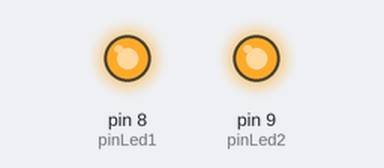
Recording of a sketch running on a simulated Arduino Uno, built with avr-gcc and run on an emulated ATmega328P. Parts: output pins drawn as LEDs (lit = HIGH).

Above: at 0.1 s.
Timing chart, 0 to 1.6 s (numbered marks = the images above):
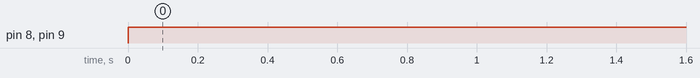

Measured:
- by itself, pin 8 (pinLed1), pin 9 (pinLed2): LOW → HIGH at 0.00 s

The sketch:

if.ino
```cpp
int x = 1; //Asignamos un entero a la variable x
int y = 2; //Asignamos un entero a la variable y

int pinLed1 = 8; //Estas variables van a facilitar el uso en las funciones
int pinLed2 = 9; //Estamos asignando los numeros que van a indicar el número de pin para los leds

void setup() {

pinMode(pinLed1,OUTPUT); //Declaramos cada pin como salida
pinMode(pinLed2,OUTPUT); // pinMode( número de pin, OUTPUT o INPUT )

}

void loop() {

if(y > x){ //Damos la condición y entre llaves las instrucciones a realizar

  digitalWrite(pinLed1,HIGH); //Con esta función estamos mandando voltaje por los pines
  digitalWrite(pinLed2,HIGH); //digitalWrite( número de pin, HIGH o LOW)

}

}
```
